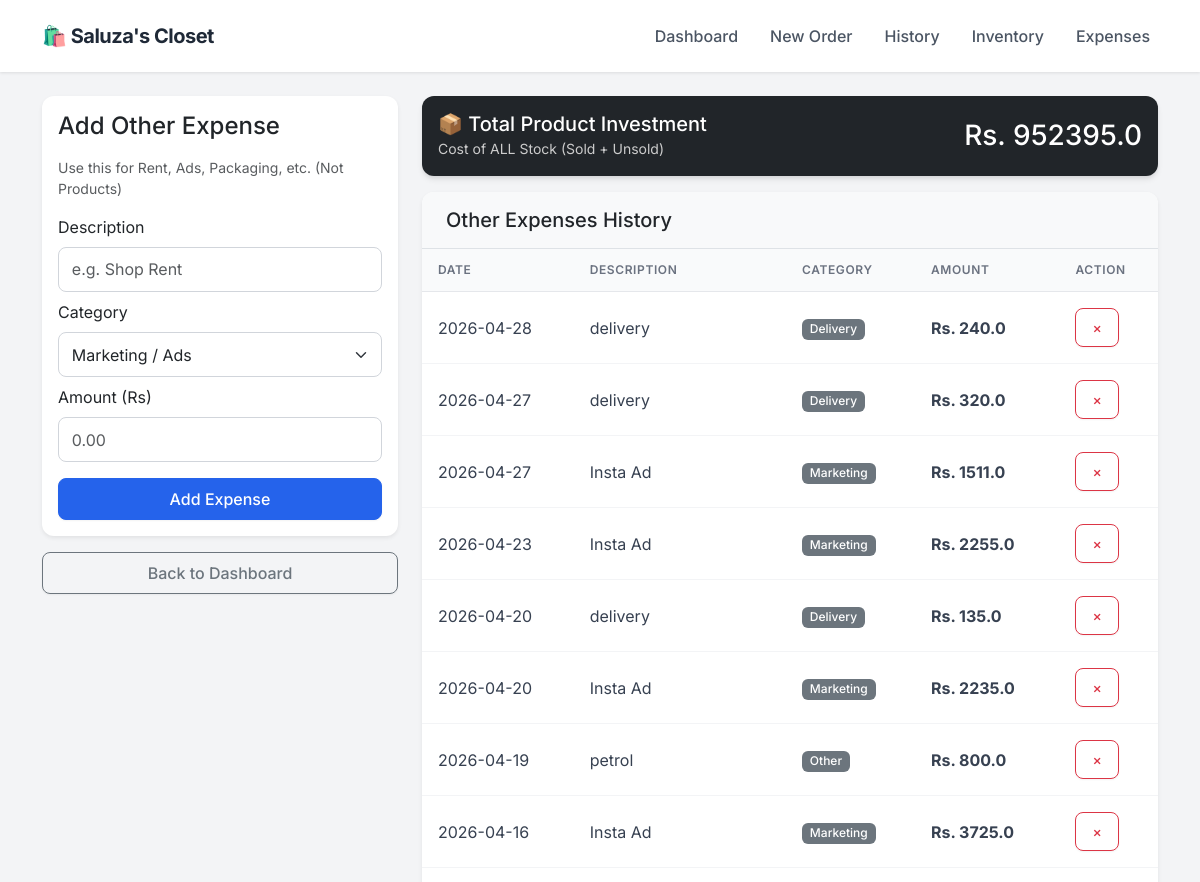
Before: /expenses (upper part) with the older database file.
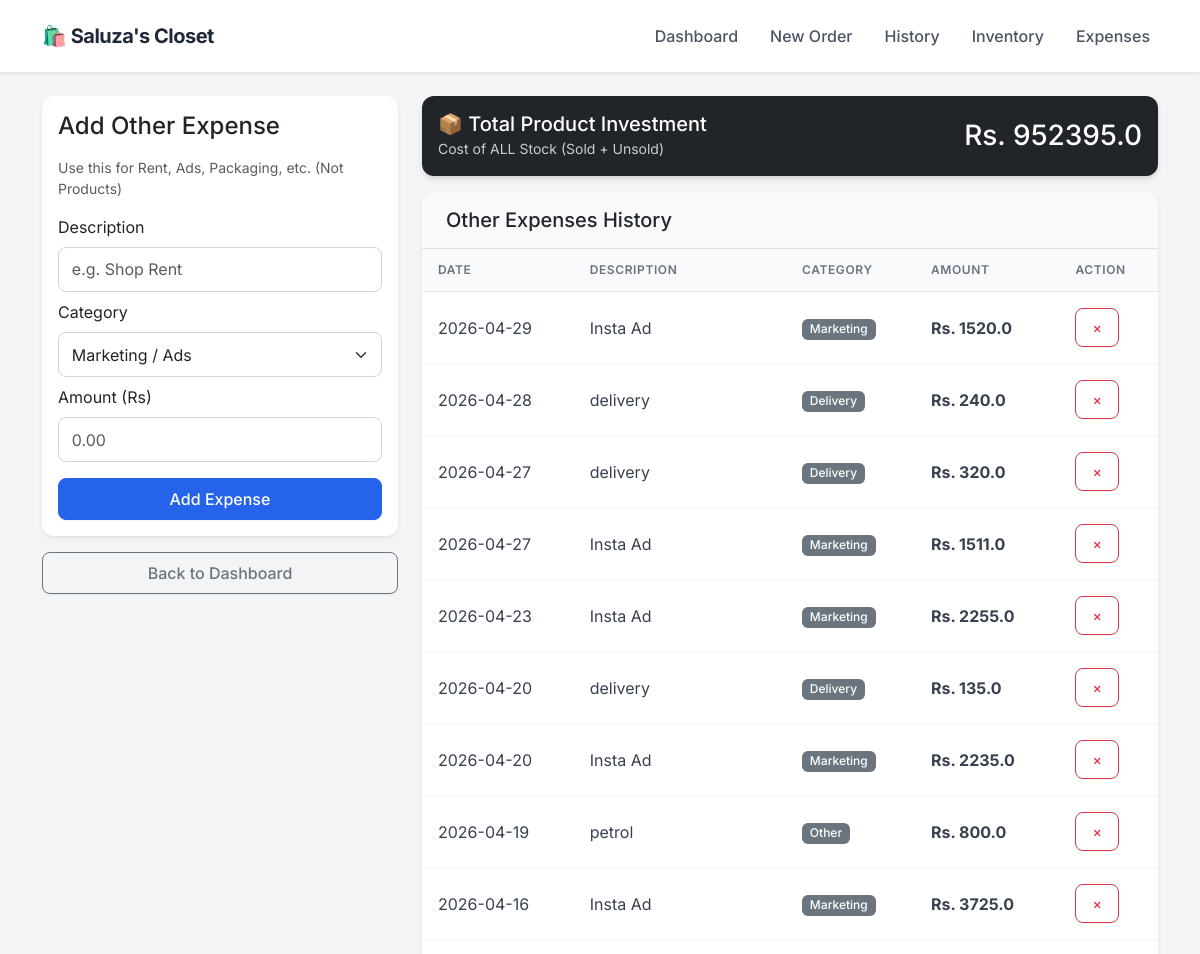
After: the same page with the newer database file.
### app.py (models this page shows)
class Expense(db.Model):
    id = db.Column(db.Integer, primary_key=True)
    description = db.Column(db.String(100), nullable=False)
    category = db.Column(db.String(50), nullable=False) # e.g. Rent, Marketing, Packaging
    amount = db.Column(db.Float, nullable=False)
    date = db.Column(db.DateTime, default=datetime.utcnow)

### app.py (the view, shortened to what this page needs)
@app.route('/expenses', methods=['GET', 'POST'])
def expenses():
    all_expenses = Expense.query.order_by(Expense.date.desc()).all()
    inventory_value = 0
    products = Product.query.all()
    for p in products:
        inventory_value += (p.stock * p.cost_price)
    sold_cost = 0
    order_items = OrderItem.query.all()
    for item in order_items:
        product = Product.query.get(item.product_id)
        if product:
            sold_cost += (item.quantity * product.cost_price)
    total_product_expense = inventory_value + sold_cost
    return render_template('expenses.html',
                           expenses=all_expenses,
                           product_expense=total_product_expense)

### templates/expenses.html (shortened to what this page needs)
{% extends "layout.html" %}
{% block content %}
<div class="row">
    <div class="col-md-4">
        <div class="card p-3 mb-3 shadow-sm">
            <h4 class="mb-3">Add Other Expense</h4>
            <p class="text-muted small">Use this for Rent, Ads, Packaging, etc. (Not Products)</p>
            <form method="POST">
                <label class="form-label">Description</label>
                <input type="text" name="description" class="form-control mb-2" placeholder="e.g. Shop Rent" required>
                <label class="form-label">Category</label>
                <select name="category" class="form-select mb-2">
                    <option value="Marketing">Marketing / Ads</option>
                </select>
                <label class="form-label">Amount (Rs)</label>
                <input type="number" name="amount" step="0.01" class="form-control mb-3" placeholder="0.00" required>
                <button type="submit" class="btn btn-primary w-100">Add Expense</button>
            </form>
        </div>
        <a href="/" class="btn btn-outline-secondary w-100">Back to Dashboard</a>
    </div>
    <div class="col-md-8">
        <div class="card text-white bg-dark mb-3">
            <div class="card-body d-flex justify-content-between align-items-center">
                <div>
                    <h5 class="mb-0">📦 Total Product Investment</h5>
                    <small style="color: #ccc;">Cost of ALL Stock (Sold + Unsold)</small>
                </div>
                <h3 class="mb-0">Rs. {{ product_expense }}</h3>
            </div>
        </div>
        <div class="card shadow-sm">
            <div class="card-header bg-light border-bottom">
                <h5 class="mb-0">Other Expenses History</h5>
            </div>
            <div class="table-responsive">
                <table class="table table-hover mb-0 align-middle">
                    <thead class="table-light">
                        <tr>
                            <th>Date</th>
                            <th>Description</th>
                            <th>Category</th>
                            <th>Amount</th>
                            <th>Action</th>
                        </tr>
                    </thead>
                    <tbody>
                        {% for exp in expenses %}
                        <tr>
                            <td>{{ exp.date.strftime('%Y-%m-%d') }}</td>
                            <td>{{ exp.description }}</td>
                            <td><span class="badge bg-secondary">{{ exp.category }}</span></td>
                            <td class="fw-bold">Rs. {{ exp.amount }}</td>
                            <td>
                                <a href="/delete_expense/{{ exp.id }}" class="btn btn-sm btn-outline-danger" onclick="return confirm('Delete this expense?')">×</a>
                            </td>
                        </tr>
                        {% else %}
                        <tr>
                            <td colspan="5" class="text-center text-muted py-4">No other expenses added yet.</td>
                        </tr>
                        {% endfor %}
                    </tbody>
                </table>
            </div>
        </div>
    </div>
</div>
{% endblock %}

Changed rows visible on the page:
added Expense: date "2026-04-29", description "Insta Ad", category "Marketing", amount "1520.0"
